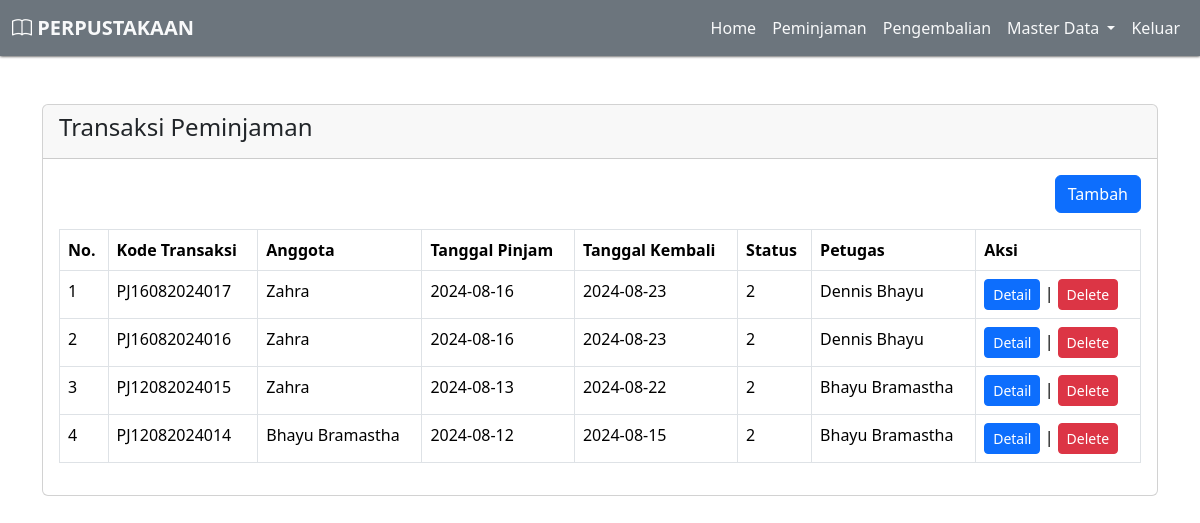
Page /?pg=peminjaman on the earlier database version.
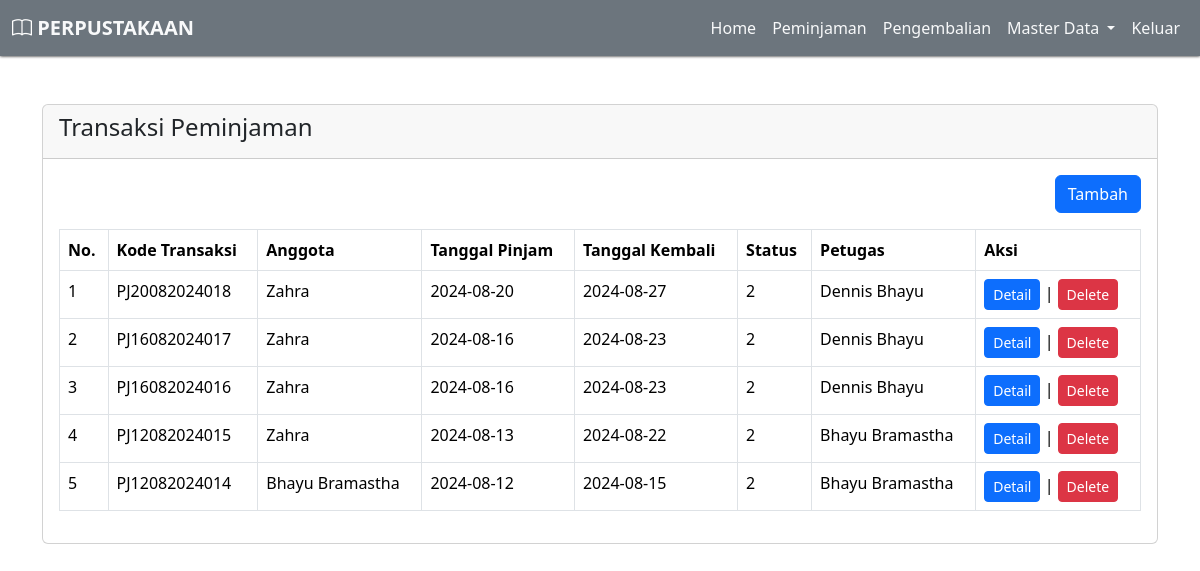
Same page on the later database version.
### tables this page shows
CREATE TABLE `peminjaman` (
  `id` int(11) NOT NULL,
  `id_anggota` int(11) NOT NULL,
  `id_user` int(11) NOT NULL,
  `kode_transaksi` varchar(30) NOT NULL,
  `tgl_pinjam` date NOT NULL,
  `tgl_kembali` date NOT NULL,
  `status` tinyint(1) NOT NULL,
  `created_at` timestamp NOT NULL DEFAULT current_timestamp(),
  `updated_at` timestamp NOT NULL DEFAULT current_timestamp() ON UPDATE current_timestamp(),
  `deleted_at` tinyint(1) NOT NULL DEFAULT 0
);

CREATE TABLE `anggota` (
  `id` int(11) NOT NULL,
  `nisn` varchar(16) NOT NULL,
  `nama_lengkap` varchar(50) NOT NULL,
  `jenis_kelamin` enum('Laki-laki','Perempuan') NOT NULL,
  `no_telp` varchar(13) NOT NULL,
  `alamat` text NOT NULL,
  `created_at` timestamp NOT NULL DEFAULT current_timestamp(),
  `updated_at` timestamp NOT NULL DEFAULT current_timestamp() ON UPDATE current_timestamp()
);

CREATE TABLE `user` (
  `id` int(11) NOT NULL,
  `id_level` int(11) NOT NULL,
  `nama_lengkap` varchar(50) NOT NULL,
  `email` varchar(50) NOT NULL,
  `password` varchar(100) NOT NULL,
  `created_at` timestamp NOT NULL DEFAULT current_timestamp(),
  `updated_at` timestamp NOT NULL DEFAULT current_timestamp() ON UPDATE current_timestamp()
);

### content/peminjaman.php (the view, shortened to what this page needs)
<?php
$queryPinjam = mysqli_query($koneksi, "SELECT anggota.nama_lengkap as nama_anggota, user.nama_lengkap as nama_petugas, peminjaman.* FROM peminjaman
LEFT JOIN anggota ON anggota.id = peminjaman.id_anggota
LEFT JOIN user ON user.id = peminjaman.id_user
WHERE deleted_at = 0
ORDER BY id DESC");
?>
<div class="container mt-5">
    <div class="row">
        <div class="col-sm-12">
            <div class="card">
                <div class="card-header">
                    <h4>Transaksi Peminjaman</h4>
                </div>
                <div class="card-body">
                    <div class="mb-3 d-flex justify-content-end">
                        <a href="?pg=tambah-peminjaman" class="btn btn-primary">Tambah</a>
                    </div>
                    <table class="table table-bordered">
                        <thead>
                            <tr>
                                <th>No.</th>
                                <th>Kode Transaksi</th>
                                <th>Anggota</th>
                                <th>Tanggal Pinjam</th>
                                <th>Tanggal Kembali</th>
                                <th>Status</th>
                                <th>Petugas</th>
                                <th>Aksi</th>
                            </tr>
                        </thead>
                        <tbody>
                            <?php $no = 1;
                            while ($row = mysqli_fetch_assoc($queryPinjam)) : ?>
                                <tr>
                                    <td><?= $no++ ?></td>
                                    <td><?= $row['kode_transaksi'] ?></td>
                                    <td><?= $row['nama_anggota'] ?></td>
                                    <td><?= $row['tgl_pinjam'] ?></td>
                                    <td><?= $row['tgl_kembali'] ?></td>
                                    <td><?= $row['status'] ?></td>
                                    <td><?= $row['nama_petugas'] ?></td>
                                    <td><a href="?pg=tambah-peminjaman&detail=<?= $row['id'] ?>" class="btn btn-sm btn-primary">Detail</a> |
                                        <a onclick="return confirm('Apakah anda yakin akan menghapus data ini?')" href="?pg=tambah-peminjaman&delete=<?= $row['id'] ?>" class="btn btn-sm btn-danger">Delete</a>
                                    </td>
                                </tr>
                            <?php endwhile ?>
                        </tbody>
                    </table>
                </div>
            </div>
        </div>
    </div>
</div>

### index.php (shortened to what this page needs)
<!DOCTYPE html>
<html lang="en">
<head>
    <link rel="stylesheet" href="assets/css/bootstrap.min.css">
    <link rel="stylesheet" href="https://cdn.jsdelivr.net/npm/bootstrap-icons@1.11.3/font/bootstrap-icons.min.css">
</head>
<body>
    <div class="wrapper">
        <nav class="menu navbar navbar-expand-lg bg-secondary">
            <div class="container-fluid">
                <a class="navbar-brand" href="index.php">
                    <i style="color:white" class="bi bi-book"></i>
                    <span class="fw-bold text-light">PERPUSTAKAAN</span>
                </a>
                <div class="collapse navbar-collapse" id="navbarSupportedContent">
                    <ul class="navbar-nav ms-auto mb-2 mb-lg-0 ">
                        <li class="nav-item">
                            <a class="nav-link active text-light" aria-current="page" href="index.php">Home</a>
                        </li>
                        <li class="nav-item">
                            <a class="nav-link text-light" href="?pg=peminjaman">Peminjaman</a>
                        </li>
                        <li class="nav-item">
                            <a class="nav-link text-light" href="?pg=pengembalian">Pengembalian</a>
                        </li>
                        <li class="nav-item dropdown">
                            <a class="nav-link dropdown-toggle text-light" href="#" role="button" data-bs-toggle="dropdown" aria-expanded="false">
                                Master Data
                            </a>
                        </li>
                        <li class="nav-item">
                            <a href="keluar.php" class="nav-link text-light" aria-disabled="true">Keluar</a>
                        </li>
                    </ul>
                </div>
            </div>
        </nav>
        <?php
        if (isset($_GET['pg'])) {
            if (file_exists('content/' . $_GET['pg'] . '.php')) {
                include 'content/' . $_GET['pg'] . '.php';
            } else {
                include 'index.php';
            }
        }
        ?>
    </div>
</body>
</html>

### index.php (style rules this page uses)
nav.menu { box-shadow: 0px 0px 3px black; }

Differences in the rows shown:
added peminjaman: kode_transaksi "PJ20082024018", id_anggota.nama_lengkap "Zahra", tgl_pinjam "2024-08-20", tgl_kembali "2024-08-27", status "2", id_user.nama_lengkap "Dennis Bhayu"
